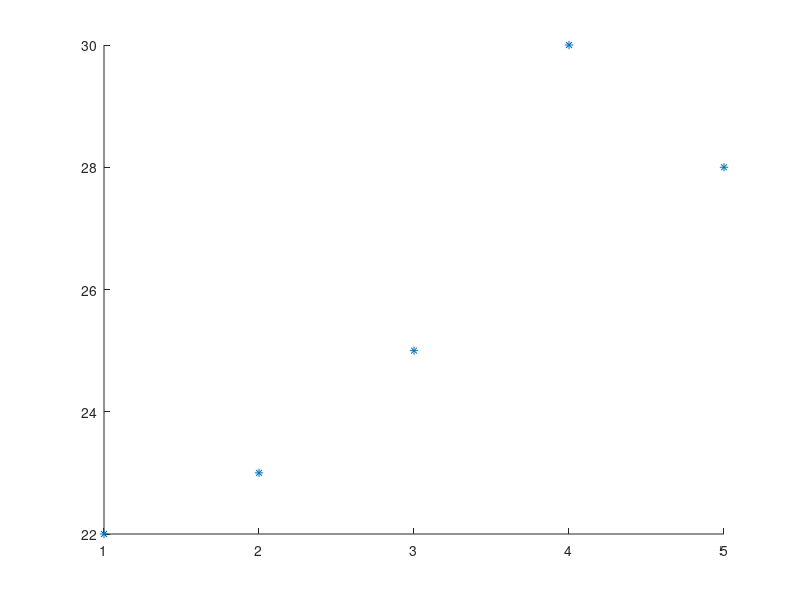

Reproduce this figure in MATLAB. (Note: this script raises an error after producing the figure.)
xs = [1:5]
ys = [22 23 25 30 28]

first_order = arrayfun(@(i) (ys(i) - ys(i-1)) / (xs(i) - xs(i-1)), 2:length(xs));

second_order = arrayfun(@(i) (first_order(i) - first_order(i-1)) / (xs(i+1) - xs(i-1)), 2:length(first_order));

function divided_differences = f(order, xs, ys)
  if order == 0
    divided_differences = arrayfun(@(i) (ys(i) - ys(i-1)) / (xs(i) - xs(i-1)), 2:length(xs))
  else
    divided_differences = arrayfun(@(i) (f(order-1, xs)(i) - first_order(i-1)) / (xs(i+1) - xs(i-1)),
                        2:length(first_order))
  endif
endfunction

a = @(j) f(0, xs, ys)(1:j)
n = @(j, x, xs) prod(ones(1, j-1) * x - xs(1:j-1))
N = @(x, xs, a) a(j) * arrayfun(@(j) n(j, x, xs), 1:size(xs, 2))'

hold on

# f(0, xs, ys)

plot(xs, ys, '*')

rng=[1:0.1:5];
plot(rng, arrayfun(@(x) N(x, xs, a), rng))

# printf("2.5 pounds of fertilizer => expect %.2f pounds of potatoes\n", N(2.5, xs, ys));
